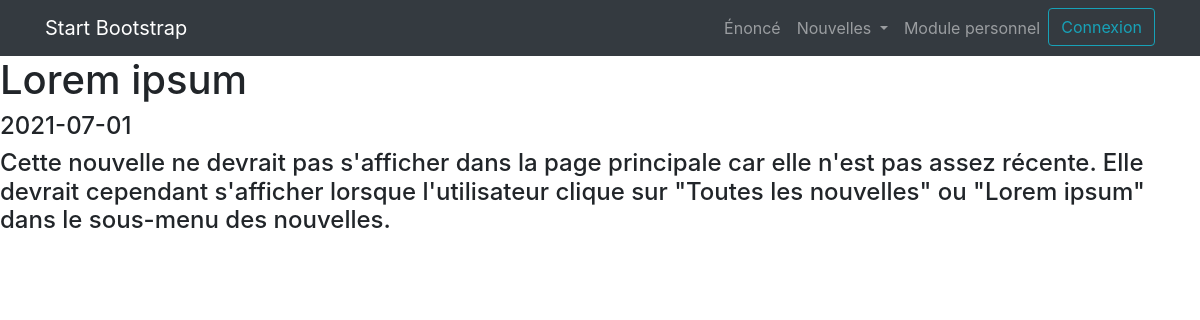
Page /nouvelle3.php on the committed database.
### tables this page shows
CREATE TABLE `nouvelles` (
  `id` int(11) NOT NULL,
  `titre` varchar(50) NOT NULL,
  `description_courte` varchar(125) NOT NULL,
  `description_longue` text NOT NULL,
  `date_nouvelle` date NOT NULL,
  `actif` tinyint(1) NOT NULL,
  `fk_categorie` int(11) NOT NULL
);

### nouvelle3.php (the view, shortened to what this page needs)
<?php include_once('include/header.php'); ?>
    <h1>
          <?php
            $res = $mysqli->query("SELECT `titre` FROM `nouvelles` WHERE fk_categorie=3 AND actif");
            while ($row = $res->fetch_assoc()) {
             echo $row["titre"];
            }
            ?>
    </h1>
    <h4>
          <?php
            $res = $mysqli->query("SELECT `date_nouvelle` FROM `nouvelles` WHERE fk_categorie=3 AND actif");
            while ($row = $res->fetch_assoc()) {
             echo $row["date_nouvelle"];
            }
            ?>
    </h4>
    <h4>
          <?php
            $res = $mysqli->query("SELECT `description_longue` FROM `nouvelles` WHERE id=5 AND actif");
            while ($row = $res->fetch_assoc()) {
             echo $row["description_longue"];
            }
            ?>
    </h4>

### css/modern-business.css (style rules this page uses)
body { padding-top: 56px; }

### rows in the picture
nouvelles: titre "Lorem ipsum", date_nouvelle "2021-07-01", description_longue "Cette nouvelle ne devrait pas s'afficher dans la page principale car elle n'est pas assez récente. Elle devrait cependant s'afficher lorsque l'utilisateur clique sur \"Toutes les nouvelles\" ou \"Lorem ipsum\" dans le sous-menu des nouvelles."
